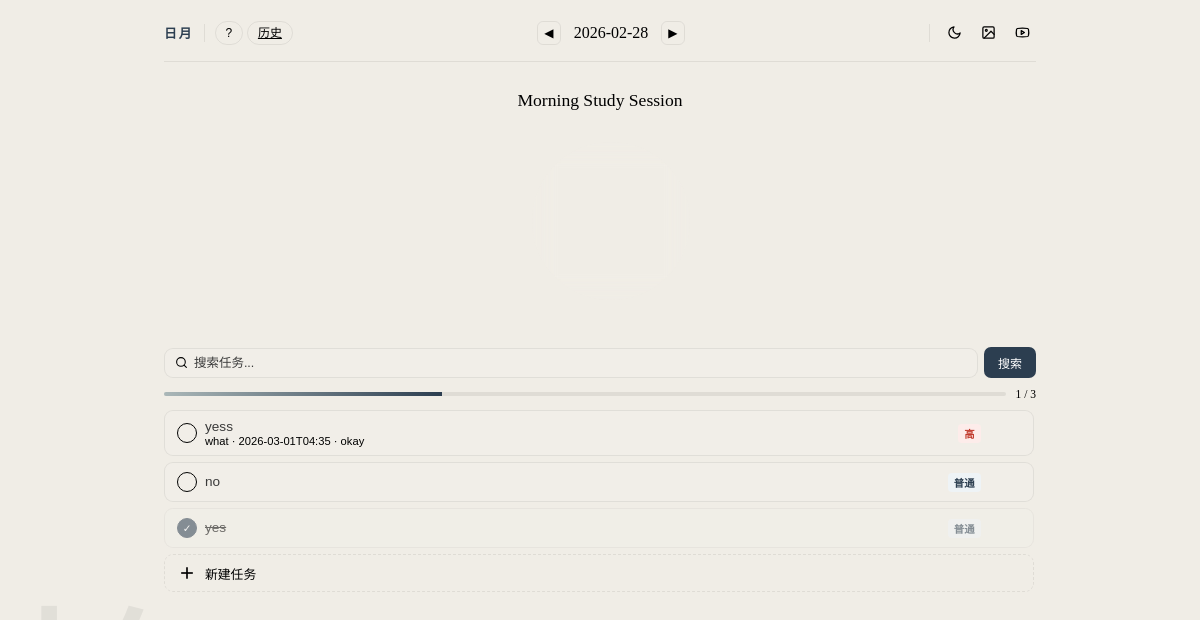
Screenshot of /2026-02-28 with the database file from the repository.
### tables this page shows
CREATE TABLE tasks (
    id INTEGER PRIMARY KEY AUTOINCREMENT,
    content TEXT NOT NULL,
    date TEXT NOT NULL
, created_at TEXT DEFAULT CURRENT_TIMESTAMP, due_time TEXT, priority INTEGER DEFAULT 2, completed INTEGER DEFAULT 0, notes TEXT, category TEXT, tags TEXT);

### app.py (the view)
@app.route('/<date>')
def index(date):
    q = request.args.get('q', '')
    conn = get_db_connection()
    if q:
        pattern = f"%{q}%"
        tasks = conn.execute(
            'SELECT * FROM tasks WHERE date = ? AND (content LIKE ? OR category LIKE ? OR tags LIKE ?) ORDER BY completed ASC, priority ASC, due_time IS NULL, due_time ASC',
            (date, pattern, pattern, pattern)
        ).fetchall()
    else:
        tasks = conn.execute(
            'SELECT * FROM tasks WHERE date = ? ORDER BY completed ASC, priority ASC, due_time IS NULL, due_time ASC',
            (date,)
        ).fetchall()
    totals = conn.execute('SELECT COUNT(*) as total, SUM(completed) as done FROM tasks WHERE date = ?', (date,)).fetchone()
    conn.close()
    current_hour = datetime.now().hour
    if 5 <= current_hour < 12:
        session_title = "Morning Study Session"
    else:
        session_title = "Evening Study Session"
    total = totals['total'] or 0
    done = totals['done'] or 0
    progress = int(done / total * 100) if total else 0
    return render_template('index.html', tasks=tasks, date=date, session_title=session_title, total=total, done=done, progress=progress, query=q)

### app.py (called while the page is built)
def get_db_connection():
    db_path = os.path.join(base_path, 'todo.db')
    conn = sqlite3.connect(db_path)
    conn.row_factory = sqlite3.Row
    return conn

### templates/index.html (shortened to what this page needs)
<!DOCTYPE html>
<html lang="en">
<head>
</head>
<body>
    <div class="deco">静</div>
    <div class="app">
        <header class="topbar">
            <span class="logo">日月</span>
            <div style="position:relative;">
            <button class="pill-btn {font-weight:700;}" onclick="toggleHelp()" id="help-btn">?</button>
                <a class="pill-btn" href="/history">历史</a>
            </div>
            <div class="nav">
                <div class="date-nav">
                    <button class="nav-arrow" onclick="navigate(-1)">◀</button>
                    <span class="date-label">{{ date }}</span>
                    <button class="nav-arrow" onclick="navigate(1)">▶</button>
                </div>
            </div>
            <div class="nav-group">
                <button class="icon-btn" id="theme-toggle" title="切换主题 (D)">
                    <svg id="icon-moon" viewBox="0 0 24 24"><path d="M21 12.79A9 9 0 1 1 11.21 3 7 7 0 0 0 21 12.79z"></path></svg>
                </button>
                <button class="icon-btn" onclick="document.getElementById('bg-upload').click()" title="背景图片">
                    <svg viewBox="0 0 24 24"><rect x="3" y="3" width="18" height="18" rx="2"></rect><circle cx="8.5" cy="8.5" r="1.5"></circle><polyline points="21 15 16 10 5 21"></polyline></svg>
                </button>
                <button class="icon-btn" onclick="toggleMediaWidget()" title="媒体">
                </button>
            </div>
        </header>
        <div class="main-col">
            <div class="timer-card" id="timer-card">
                <span style="font-size:1.1rem;color:var(--muted);font-family:'Cinzel',serif;">{{ session_title }}</span>
                <div class="timer-body">
                    <div class="timer-ring" id="timer-ring" onclick="toggleTimer()">
                        <svg viewBox="0 0 140 140" preserveAspectRatio="xMidYMid meet">
                            <circle class="ring-progress" id="ring-progress" cx="70" cy="70" r="60" transform="rotate(-90 70 70)" stroke-dasharray="377" stroke-dashoffset="377"></circle>
                        </svg>
                        <div class="timer-ring-inner">
                        </div>
                    </div>
                </div>
            </div>
            <form class="search-row" method="get" action="{{ url_for('index', date=date) }}">
                <div class="search-wrap">
                    <svg viewBox="0 0 24 24"><circle cx="11" cy="11" r="8"></circle><line x1="21" y1="21" x2="16.65" y2="16.65"></line></svg>
                    <input type="search" name="q" placeholder="搜索任务..." value="{{ query or '' }}">
                </div>
                <button type="submit" class="search-btn">搜索</button>
            </form>
            <div class="stats-row">
                <div class="progress-bar"><div class="progress-fill" style="width:{{ progress }}%"></div></div>
                <span class="counts">{{ done }} / {{ total }}</span>
            </div>
            <div class="task-list" id="task-list">
                {% for task in tasks %}
                <div class="task-row {% if task.completed %}done{% endif %}" id="task-{{ task.id }}" data-id="{{ task.id }}">
                    <form method="post" action="{{ url_for('toggle', date=date, task_id=task.id) }}" style="flex-shrink:0;">
                        <button class="check-btn" type="submit">{% if task.completed %}✓{% endif %}</button>
                    </form>
                    <div class="task-meta">
                        <div class="task-content" onclick="openEdit({{ task.id }}, event)">{{ task.content }}</div>
                        <div class="task-sub">{{ task.category }}{% if task.due_time %} · {{ task.due_time }}{% endif %}{% if task.tags %} · {{ task.tags }}{% endif %}</div>
                    </div>
                    <div class="task-right">
                        <span class="prio-badge p{{ task.priority }}">{% if task.priority==1 %}高{% elif task.priority==2 %}普通{% else %}低{% endif %}</span>
                        <form method="post" action="{{ url_for('delete', date=date, task_id=task.id) }}" onsubmit="return confirm('确定删除?');">
                        </form>
                    </div>
                </div>
                {% endfor %}
                <div class="add-task-row" onclick="openNewEdit(event)" id="add-task-trigger">
                    <svg style="width:20px;height:20px;stroke:currentColor;fill:none;stroke-width:2;flex-shrink:0;" viewBox="0 0 24 24"><line x1="12" y1="5" x2="12" y2="19"></line><line x1="5" y1="12" x2="19" y2="12"></line></svg>
                    <span>新建任务</span>
                </div>
            </div>
        </div>
    </div>
</body>
</html>

### rows the page displays
tasks: content "yess", category "what", due_time "2026-03-01T04:35", tags "okay", priority "高"
tasks: content "no", priority "普通"
tasks: content "yes", priority "普通"

### other values shown
{{ date }} "2026-02-28"
{{ session_title }} "Morning Study Session"
{{ done }} "1"
{{ total }} "3"
